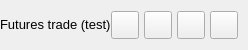
           <widget class="QFrame" name="contentTopBg">
            <property name="minimumSize">
             <size>
              <width>0</width>
              <height>50</height>
             </size>
            </property>
            <property name="maximumSize">
             <size>
              <width>16777215</width>
              <height>50</height>
             </size>
            </property>
            <property name="frameShape">
             <enum>QFrame::NoFrame</enum>
            </property>
            <property name="frameShadow">
             <enum>QFrame::Raised</enum>
            </property>
            <layout class="QHBoxLayout" name="horizontalLayout">
             <property name="spacing">
              <number>0</number>
             </property>
             <property name="leftMargin">
              <number>0</number>
             </property>
             <property name="topMargin">
              <number>0</number>
             </property>
             <property name="rightMargin">
              <number>10</number>
             </property>
             <property name="bottomMargin">
              <number>0</number>
             </property>
             <item>
              <widget class="QFrame" name="leftBox">
               <property name="sizePolicy">
                <sizepolicy hsizetype="Expanding" vsizetype="Preferred">
                 <horstretch>0</horstretch>
                 <verstretch>0</verstretch>
                </sizepolicy>
               </property>
               <property name="frameShape">
                <enum>QFrame::NoFrame</enum>
               </property>
               <property name="frameShadow">
                <enum>QFrame::Raised</enum>
               </property>
               <layout class="QHBoxLayout" name="horizontalLayout_3">
                <property name="spacing">
                 <number>0</number>
                </property>
                <property name="leftMargin">
                 <number>0</number>
                </property>
                <property name="topMargin">
                 <number>0</number>
                </property>
                <property name="rightMargin">
                 <number>0</number>
                </property>
                <property name="bottomMargin">
                 <number>0</number>
                </property>
                <item>
                 <widget class="QLabel" name="titleRightInfo">
                  <property name="sizePolicy">
                   <sizepolicy hsizetype="Preferred" vsizetype="Expanding">
                    <horstretch>0</horstretch>
                    <verstretch>0</verstretch>
                   </sizepolicy>
                  </property>
                  <property name="maximumSize">
                   <size>
                    <width>16777215</width>
                    <height>45</height>
                   </size>
                  </property>
                  <property name="font">
                   <font>
                    <family>Segoe UI</family>
                    <pointsize>10</pointsize>
                    <weight>50</weight>
                    <italic>false</italic>
                    <bold>false</bold>
                   </font>
                  </property>
                  <property name="text">
                   <string>Futures trade (test)</string>
                  </property>
                  <property name="alignment">
                   <set>Qt::AlignLeading|Qt::AlignLeft|Qt::AlignVCenter</set>
                  </property>
                 </widget>
                </item>
               </layout>
              </widget>
             </item>
             <item alignment="Qt::AlignRight">
              <widget class="QFrame" name="rightButtons">
               <property name="minimumSize">
                <size>
                 <width>0</width>
                 <height>28</height>
                </size>
               </property>
               <property name="frameShape">
                <enum>QFrame::NoFrame</enum>
               </property>
               <property name="frameShadow">
                <enum>QFrame::Raised</enum>
               </property>
               <layout class="QHBoxLayout" name="horizontalLayout_2">
                <property name="spacing">
                 <number>5</number>
                </property>
                <property name="leftMargin">
                 <number>0</number>
                </property>
                <property name="topMargin">
                 <number>0</number>
                </property>
                <property name="rightMargin">
                 <number>0</number>
                </property>
                <property name="bottomMargin">
                 <number>0</number>
                </property>
                <item>
                 <widget class="QPushButton" name="settingsTopBtn">
                  <property name="minimumSize">
                   <size>
                    <width>28</width>
                    <height>28</height>
                   </size>
                  </property>
                  <property name="maximumSize">
                   <size>
                    <width>28</width>
                    <height>28</height>
                   </size>
                  </property>
                  <property name="cursor">
                   <cursorShape>PointingHandCursor</cursorShape>
                  </property>
                  <property name="toolTip">
                   <string>Settings</string>
                  </property>
                  <property name="text">
                   <string/>
                  </property>
                  <property name="icon">
                   <iconset resource="../Modern_GUI_PyDracula_PySide6_or_PyQt6/resources.qrc">
                    <normaloff>:/icons/images/icons/icon_settings.png</normaloff>:/icons/images/icons/icon_settings.png</iconset>
                  </property>
                  <property name="iconSize">
                   <size>
                    <width>20</width>
                    <height>20</height>
                   </size>
                  </property>
                 </widget>
                </item>
                <item>
                 <widget class="QPushButton" name="minimizeAppBtn">
                  <property name="minimumSize">
                   <size>
                    <width>28</width>
                    <height>28</height>
                   </size>
                  </property>
                  <property name="maximumSize">
                   <size>
                    <width>28</width>
                    <height>28</height>
                   </size>
                  </property>
                  <property name="cursor">
                   <cursorShape>PointingHandCursor</cursorShape>
                  </property>
                  <property name="toolTip">
                   <string>Minimize</string>
                  </property>
                  <property name="text">
                   <string/>
                  </property>
                  <property name="icon">
                   <iconset resource="../Modern_GUI_PyDracula_PySide6_or_PyQt6/resources.qrc">
                    <normaloff>:/icons/images/icons/icon_minimize.png</normaloff>:/icons/images/icons/icon_minimize.png</iconset>
                  </property>
                  <property name="iconSize">
                   <size>
                    <width>20</width>
                    <height>20</height>
                   </size>
                  </property>
                 </widget>
                </item>
                <item>
                 <widget class="QPushButton" name="maximizeRestoreAppBtn">
                  <property name="minimumSize">
                   <size>
                    <width>28</width>
                    <height>28</height>
                   </size>
                  </property>
                  <property name="maximumSize">
                   <size>
                    <width>28</width>
                    <height>28</height>
                   </size>
                  </property>
                  <property name="font">
                   <font>
                    <family>Segoe UI</family>
                    <pointsize>10</pointsize>
                    <weight>50</weight>
                    <italic>false</italic>
                    <bold>false</bold>
                    <stylestrategy>PreferDefault</stylestrategy>
                   </font>
                  </property>
                  <property name="cursor">
                   <cursorShape>PointingHandCursor</cursorShape>
                  </property>
                  <property name="toolTip">
                   <string>Maximize</string>
                  </property>
                  <property name="text">
                   <string/>
                  </property>
                  <property name="icon">
                   <iconset resource="../Modern_GUI_PyDracula_PySide6_or_PyQt6/resources.qrc">
                    <normaloff>:/icons/images/icons/icon_maximize.png</normaloff>:/icons/images/icons/icon_maximize.png</iconset>
                  </property>
                  <property name="iconSize">
                   <size>
                    <width>20</width>
                    <height>20</height>
                   </size>
                  </property>
                 </widget>
                </item>
                <item>
                 <widget class="QPushButton" name="closeAppBtn">
                  <property name="minimumSize">
                   <size>
                    <width>28</width>
                    <height>28</height>
                   </size>
                  </property>
                  <property name="maximumSize">
                   <size>
                    <width>28</width>
                    <height>28</height>
                   </size>
                  </property>
                  <property name="cursor">
                   <cursorShape>PointingHandCursor</cursorShape>
                  </property>
                  <property name="toolTip">
                   <string>Close</string>
                  </property>
                  <property name="text">
                   <string/>
                  </property>
                  <property name="icon">
                   <iconset resource="../Modern_GUI_PyDracula_PySide6_or_PyQt6/resources.qrc">
                    <normaloff>:/icons/images/icons/icon_close.png</normaloff>:/icons/images/icons/icon_close.png</iconset>
                  </property>
                  <property name="iconSize">
                   <size>
                    <width>20</width>
                    <height>20</height>
                   </size>
                  </property>
                 </widget>
                </item>
               </layout>
              </widget>
             </item>
            </layout>
           </widget>
